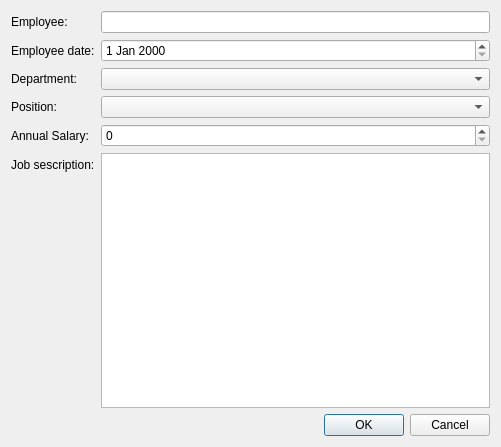
<?xml version="1.0" encoding="UTF-8"?>
<ui version="4.0">
 <class>Dialog</class>
 <widget class="QDialog" name="Dialog">
  <property name="geometry">
   <rect>
    <x>0</x>
    <y>0</y>
    <width>501</width>
    <height>447</height>
   </rect>
  </property>
  <property name="windowTitle">
   <string>Dialog</string>
  </property>
  <layout class="QVBoxLayout" name="verticalLayout">
   <item>
    <layout class="QFormLayout" name="formLayout">
     <item row="0" column="0">
      <widget class="QLabel" name="label">
       <property name="text">
        <string>Employee:</string>
       </property>
      </widget>
     </item>
     <item row="0" column="1">
      <widget class="QLineEdit" name="lineEdit"/>
     </item>
     <item row="1" column="0">
      <widget class="QLabel" name="label_2">
       <property name="text">
        <string>Employee date:</string>
       </property>
      </widget>
     </item>
     <item row="1" column="1">
      <widget class="QDateEdit" name="dateEdit"/>
     </item>
     <item row="2" column="0">
      <widget class="QLabel" name="label_3">
       <property name="text">
        <string>Department:</string>
       </property>
      </widget>
     </item>
     <item row="2" column="1">
      <widget class="QComboBox" name="comboBox"/>
     </item>
     <item row="3" column="0">
      <widget class="QLabel" name="label_4">
       <property name="text">
        <string>Position:</string>
       </property>
      </widget>
     </item>
     <item row="3" column="1">
      <widget class="QComboBox" name="comboBox_2"/>
     </item>
     <item row="4" column="0">
      <widget class="QLabel" name="label_5">
       <property name="text">
        <string>Annual Salary:</string>
       </property>
      </widget>
     </item>
     <item row="4" column="1">
      <widget class="QSpinBox" name="spinBox"/>
     </item>
     <item row="5" column="0">
      <widget class="QLabel" name="label_6">
       <property name="text">
        <string>Job sescription:</string>
       </property>
      </widget>
     </item>
     <item row="5" column="1">
      <widget class="QTextEdit" name="textEdit"/>
     </item>
    </layout>
   </item>
   <item>
    <widget class="QDialogButtonBox" name="buttonBox">
     <property name="layoutDirection">
      <enum>Qt::LeftToRight</enum>
     </property>
     <property name="orientation">
      <enum>Qt::Horizontal</enum>
     </property>
     <property name="standardButtons">
      <set>QDialogButtonBox::Cancel|QDialogButtonBox::Ok</set>
     </property>
     <property name="centerButtons">
      <bool>false</bool>
     </property>
    </widget>
   </item>
  </layout>
 </widget>
 <resources/>
 <connections>
  <connection>
   <sender>buttonBox</sender>
   <signal>accepted()</signal>
   <receiver>Dialog</receiver>
   <slot>accept()</slot>
   <hints>
    <hint type="sourcelabel">
     <x>248</x>
     <y>254</y>
    </hint>
    <hint type="destinationlabel">
     <x>157</x>
     <y>274</y>
    </hint>
   </hints>
  </connection>
  <connection>
   <sender>buttonBox</sender>
   <signal>rejected()</signal>
   <receiver>Dialog</receiver>
   <slot>reject()</slot>
   <hints>
    <hint type="sourcelabel">
     <x>316</x>
     <y>260</y>
    </hint>
    <hint type="destinationlabel">
     <x>286</x>
     <y>274</y>
    </hint>
   </hints>
  </connection>
 </connections>
</ui>
